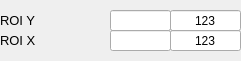
    <widget class="caFrame" name="caframe_2">
     <property name="geometry">
      <rect>
       <x>20</x>
       <y>270</y>
       <width>241</width>
       <height>61</height>
      </rect>
     </property>
     <property name="visibility">
      <enum>caFrame::Calc</enum>
     </property>
     <property name="visibilityCalc">
      <string notr="true">A==1|A==3|A==5</string>
     </property>
     <property name="channel" stdset="0">
      <string notr="true">$(P)$(R)Format</string>
     </property>
     <widget class="caLineEdit" name="caLineEdit_25">
      <property name="geometry">
       <rect>
        <x>170</x>
        <y>-24</y>
        <width>71</width>
        <height>21</height>
       </rect>
      </property>
      <property name="text">
       <string>123</string>
      </property>
      <property name="alignment">
       <set>Qt::AlignAbsolute|Qt::AlignCenter|Qt::AlignHCenter|Qt::AlignVCenter</set>
      </property>
      <property name="channel" stdset="0">
       <string notr="true">$(P)$(R)ROIX_RBV</string>
      </property>
      <property name="foreground">
       <color>
        <red>195</red>
        <green>195</green>
        <blue>195</blue>
       </color>
      </property>
      <property name="background">
       <color>
        <red>58</red>
        <green>58</green>
        <blue>58</blue>
       </color>
      </property>
      <property name="colorMode">
       <enum>caLineEdit::Static</enum>
      </property>
      <property name="fontScaleMode" stdset="0">
       <enum>caLineEdit::Height</enum>
      </property>
      <property name="formatType">
       <enum>caLineEdit::decimal</enum>
      </property>
     </widget>
     <widget class="caLabel" name="calabel_10">
      <property name="geometry">
       <rect>
        <x>0</x>
        <y>-24</y>
        <width>81</width>
        <height>21</height>
       </rect>
      </property>
      <property name="font">
       <font>
        <pointsize>10</pointsize>
        <weight>50</weight>
        <bold>false</bold>
       </font>
      </property>
      <property name="text">
       <string>ROI X</string>
      </property>
      <property name="alignment">
       <set>Qt::AlignLeading|Qt::AlignLeft|Qt::AlignVCenter</set>
      </property>
      <property name="fontScaleMode">
       <enum>ESimpleLabel::WidthAndHeight</enum>
      </property>
      <property name="foreground">
       <color>
        <red>176</red>
        <green>176</green>
        <blue>176</blue>
       </color>
      </property>
      <property name="background">
       <color>
        <red>69</red>
        <green>69</green>
        <blue>71</blue>
       </color>
      </property>
     </widget>
     <widget class="caTextEntry" name="caTextEntry_23">
      <property name="geometry">
       <rect>
        <x>110</x>
        <y>-24</y>
        <width>61</width>
        <height>21</height>
       </rect>
      </property>
      <property name="sizePolicy">
       <sizepolicy hsizetype="Preferred" vsizetype="Preferred">
        <horstretch>0</horstretch>
        <verstretch>0</verstretch>
       </sizepolicy>
      </property>
      <property name="text">
       <string/>
      </property>
      <property name="alignment">
       <set>Qt::AlignCenter</set>
      </property>
      <property name="channel" stdset="0">
       <string notr="true">$(P)$(R)ROIX</string>
      </property>
      <property name="foreground">
       <color>
        <red>0</red>
        <green>0</green>
        <blue>0</blue>
       </color>
      </property>
      <property name="background">
       <color>
        <red>85</red>
        <green>170</green>
        <blue>255</blue>
       </color>
      </property>
      <property name="colorMode">
       <enum>caLineEdit::Static</enum>
      </property>
      <property name="fontScaleMode" stdset="0">
       <enum>caLineEdit::Height</enum>
      </property>
      <property name="formatType">
       <enum>caLineEdit::decimal</enum>
      </property>
     </widget>
     <widget class="caLineEdit" name="caLineEdit_26">
      <property name="geometry">
       <rect>
        <x>170</x>
        <y>10</y>
        <width>71</width>
        <height>21</height>
       </rect>
      </property>
      <property name="text">
       <string>123</string>
      </property>
      <property name="alignment">
       <set>Qt::AlignAbsolute|Qt::AlignCenter|Qt::AlignHCenter|Qt::AlignVCenter</set>
      </property>
      <property name="channel" stdset="0">
       <string notr="true">$(P)$(R)ROIY_RBV</string>
      </property>
      <property name="foreground">
       <color>
        <red>195</red>
        <green>195</green>
        <blue>195</blue>
       </color>
      </property>
      <property name="background">
       <color>
        <red>58</red>
        <green>58</green>
        <blue>58</blue>
       </color>
      </property>
      <property name="colorMode">
       <enum>caLineEdit::Static</enum>
      </property>
      <property name="fontScaleMode" stdset="0">
       <enum>caLineEdit::WidthAndHeight</enum>
      </property>
      <property name="formatType">
       <enum>caLineEdit::decimal</enum>
      </property>
     </widget>
     <widget class="caLabel" name="calabel_18">
      <property name="geometry">
       <rect>
        <x>0</x>
        <y>10</y>
        <width>81</width>
        <height>21</height>
       </rect>
      </property>
      <property name="font">
       <font>
        <pointsize>10</pointsize>
        <weight>50</weight>
        <bold>false</bold>
       </font>
      </property>
      <property name="text">
       <string>ROI Y</string>
      </property>
      <property name="alignment">
       <set>Qt::AlignLeading|Qt::AlignLeft|Qt::AlignVCenter</set>
      </property>
      <property name="fontScaleMode">
       <enum>ESimpleLabel::WidthAndHeight</enum>
      </property>
      <property name="foreground">
       <color>
        <red>176</red>
        <green>176</green>
        <blue>176</blue>
       </color>
      </property>
      <property name="background">
       <color>
        <red>69</red>
        <green>69</green>
        <blue>71</blue>
       </color>
      </property>
     </widget>
     <widget class="caTextEntry" name="caTextEntry_24">
      <property name="geometry">
       <rect>
        <x>110</x>
        <y>10</y>
        <width>61</width>
        <height>21</height>
       </rect>
      </property>
      <property name="sizePolicy">
       <sizepolicy hsizetype="Preferred" vsizetype="Preferred">
        <horstretch>0</horstretch>
        <verstretch>0</verstretch>
       </sizepolicy>
      </property>
      <property name="text">
       <string/>
      </property>
      <property name="alignment">
       <set>Qt::AlignCenter</set>
      </property>
      <property name="channel" stdset="0">
       <string notr="true">$(P)$(R)ROIY</string>
      </property>
      <property name="foreground">
       <color>
        <red>0</red>
        <green>0</green>
        <blue>0</blue>
       </color>
      </property>
      <property name="background">
       <color>
        <red>85</red>
        <green>170</green>
        <blue>255</blue>
       </color>
      </property>
      <property name="colorMode">
       <enum>caLineEdit::Static</enum>
      </property>
      <property name="fontScaleMode" stdset="0">
       <enum>caLineEdit::Height</enum>
      </property>
      <property name="formatType">
       <enum>caLineEdit::decimal</enum>
      </property>
     </widget>
     <widget class="caLabel" name="calabel_23">
      <property name="geometry">
       <rect>
        <x>0</x>
        <y>30</y>
        <width>81</width>
        <height>21</height>
       </rect>
      </property>
      <property name="font">
       <font>
        <pointsize>10</pointsize>
        <weight>50</weight>
        <bold>false</bold>
       </font>
      </property>
      <property name="text">
       <string>ROI X</string>
      </property>
      <property name="alignment">
       <set>Qt::AlignLeading|Qt::AlignLeft|Qt::AlignVCenter</set>
      </property>
      <property name="fontScaleMode">
       <enum>ESimpleLabel::WidthAndHeight</enum>
      </property>
      <property name="foreground">
       <color>
        <red>176</red>
        <green>176</green>
        <blue>176</blue>
       </color>
      </property>
      <property name="background">
       <color>
        <red>69</red>
        <green>69</green>
        <blue>71</blue>
       </color>
      </property>
     </widget>
     <widget class="caTextEntry" name="caTextEntry_25">
      <property name="geometry">
       <rect>
        <x>110</x>
        <y>30</y>
        <width>61</width>
        <height>21</height>
       </rect>
      </property>
      <property name="sizePolicy">
       <sizepolicy hsizetype="Preferred" vsizetype="Preferred">
        <horstretch>0</horstretch>
        <verstretch>0</verstretch>
       </sizepolicy>
      </property>
      <property name="text">
       <string/>
      </property>
      <property name="alignment">
       <set>Qt::AlignCenter</set>
      </property>
      <property name="channel" stdset="0">
       <string notr="true">$(P)$(R)ROIX</string>
      </property>
      <property name="foreground">
       <color>
        <red>0</red>
        <green>0</green>
        <blue>0</blue>
       </color>
      </property>
      <property name="background">
       <color>
        <red>85</red>
        <green>170</green>
        <blue>255</blue>
       </color>
      </property>
      <property name="colorMode">
       <enum>caLineEdit::Static</enum>
      </property>
      <property name="fontScaleMode" stdset="0">
       <enum>caLineEdit::Height</enum>
      </property>
      <property name="formatType">
       <enum>caLineEdit::decimal</enum>
      </property>
     </widget>
     <widget class="caLineEdit" name="caLineEdit_30">
      <property name="geometry">
       <rect>
        <x>170</x>
        <y>30</y>
        <width>71</width>
        <height>21</height>
       </rect>
      </property>
      <property name="text">
       <string>123</string>
      </property>
      <property name="alignment">
       <set>Qt::AlignAbsolute|Qt::AlignCenter|Qt::AlignHCenter|Qt::AlignVCenter</set>
      </property>
      <property name="channel" stdset="0">
       <string notr="true">$(P)$(R)ROIX_RBV</string>
      </property>
      <property name="foreground">
       <color>
        <red>195</red>
        <green>195</green>
        <blue>195</blue>
       </color>
      </property>
      <property name="background">
       <color>
        <red>58</red>
        <green>58</green>
        <blue>58</blue>
       </color>
      </property>
      <property name="colorMode">
       <enum>caLineEdit::Static</enum>
      </property>
      <property name="fontScaleMode" stdset="0">
       <enum>caLineEdit::WidthAndHeight</enum>
      </property>
      <property name="formatType">
       <enum>caLineEdit::decimal</enum>
      </property>
     </widget>
    </widget>
